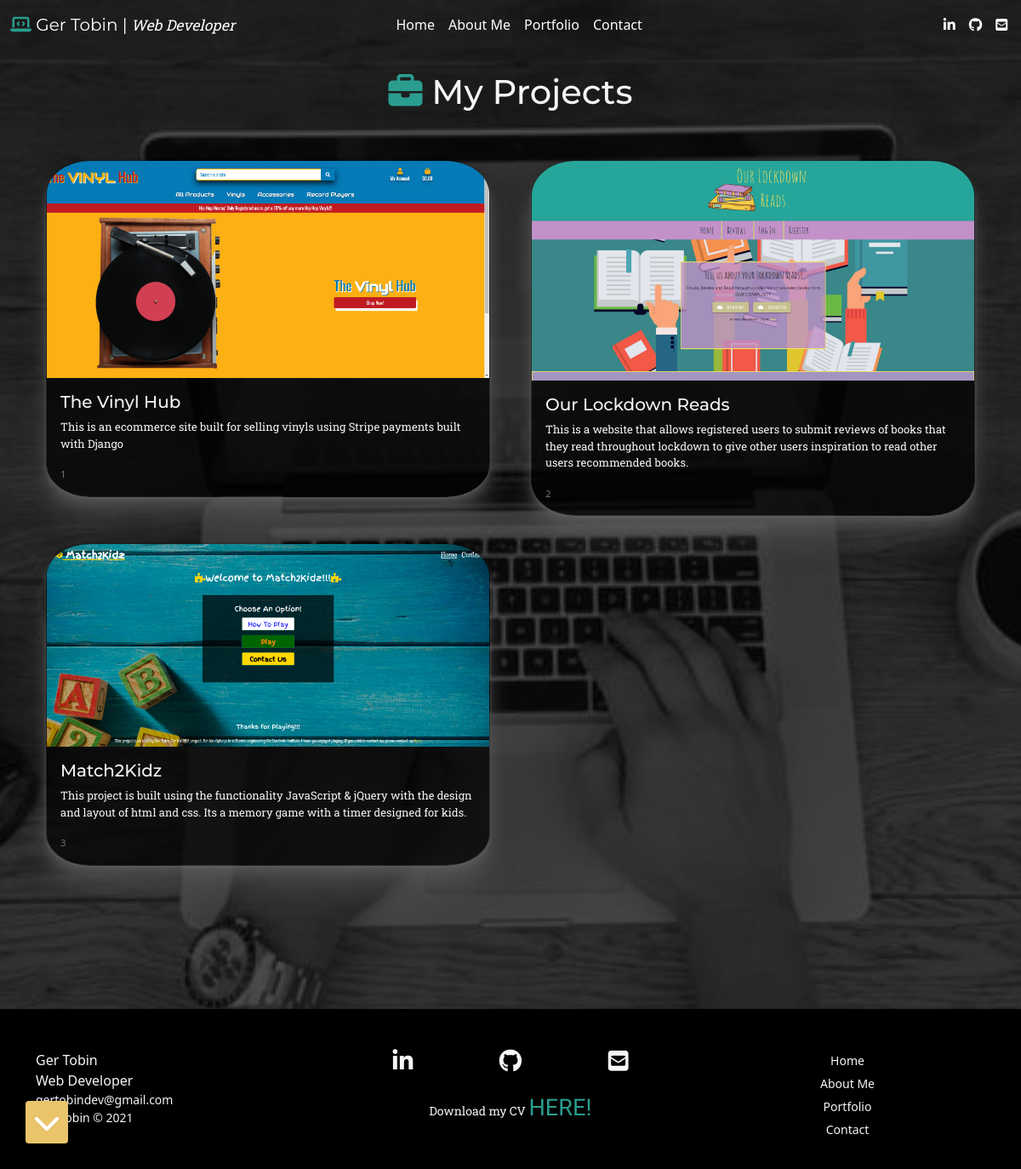
Page /portfolio/ on the earlier database version.
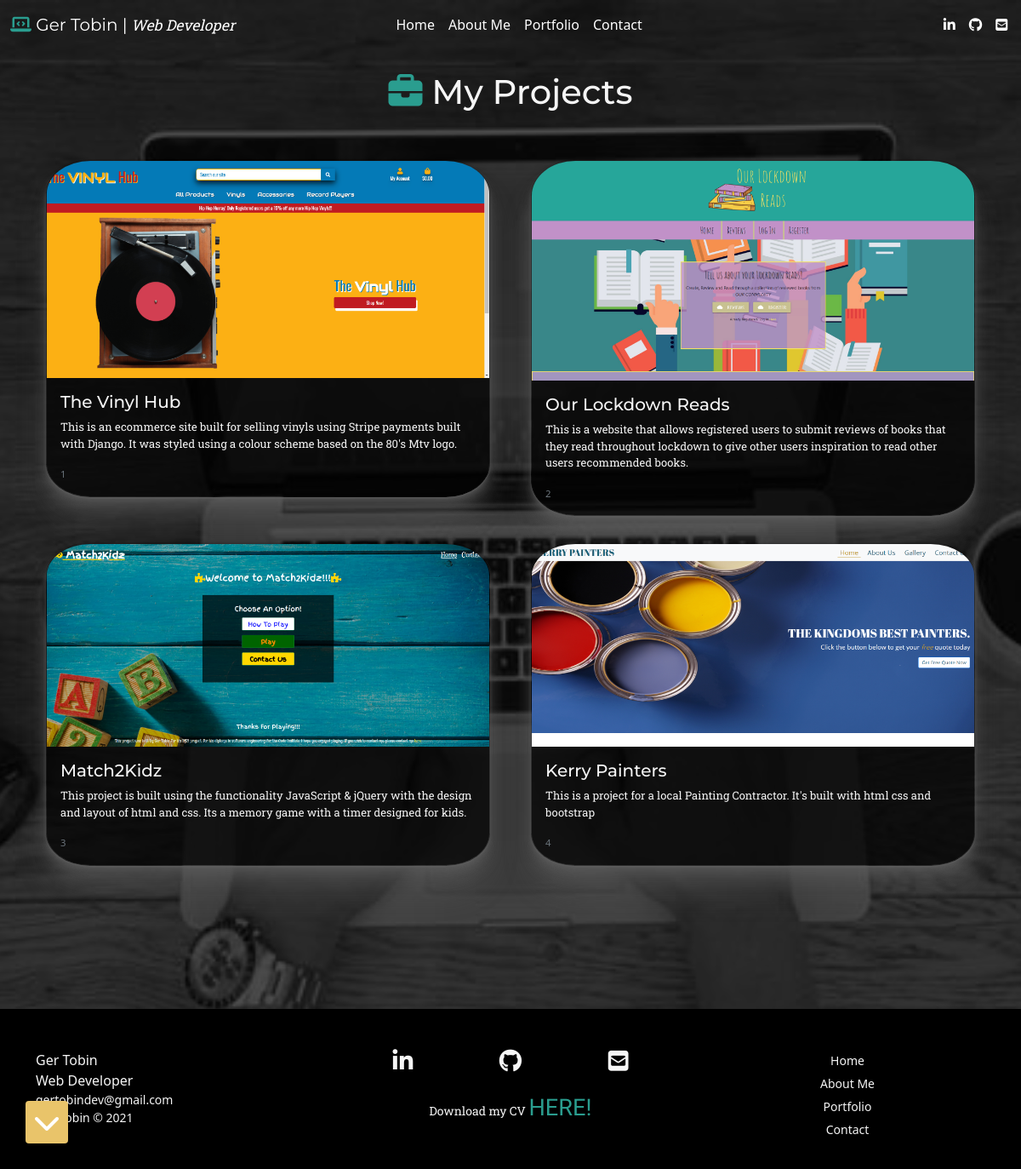
Same page on the later database version.
### portfolio/models.py (models this page shows, shortened)
class Portfolio(models.Model):
    project_name = models.CharField(max_length=254)
    project_intro = models.CharField(max_length=254,
                                     default='This is a project \
                                     completed by Ger Tobin')
    project_description = models.TextField(max_length=1000)
    technologies_used = models.CharField(max_length=254)
    project_image = models.ImageField()
    git_hub_repo = models.CharField(max_length=254,
                                    default='https://github.com/Gertobin112')
    live_site = models.CharField(max_length=254)
    """ I had to use charfield instead of genericipaddress
        as my heroku apps were throwing errors """

### portfolio/views.py (the view)
# urls.py: path('', views.portfolio_page, name='portfolio_page'),
def portfolio_page(request):
    projects = Portfolio.objects.all()
    template = "portfolio/portfolio_page.html"
    context = {
        'projects': projects
    }
    return render(request, template, context)

### portfolio/templates/portfolio/portfolio_page.html (shortened to what this page needs)
{% extends 'base.html' %}
{% block content %}
    <div class="container">
        <h1 class="my-4 text-center whitesmoke title-text"><i class="brt-grn fas fa-briefcase"></i> My Projects</h1>
        <br>
        <div class="row scroll-stop" id="project-row">
            {% for project in projects %}
                <div class="my-2 px-4 col-12 col-md-6">
                    <a href="{% url 'portfolio_details' pk=project.id %}" class="text-decoration-none">
                        <div class="shadow-6 card mb-3 bg-transparent">
                            <img src="/media/{{ project.project_image }}" class="card-img-top" alt="...">
                            <div class="card-body black-overlay">
                                <h5 class="title-text whitesmoke card-title">{{ project.project_name }}</h5>
                                <p class="card-text paragraph-text whitesmoke">{{ project.project_intro }}</p>
                                <p class="card-text"><small class="text-muted">{{ project.pk }}</small></p>
                            </div>
                        </div>
                    </a>
                </div>
            {% endfor %}
        </div>
        <br><br><br>
        <br><br><br>
    </div>
{% endblock %}

### templates/base.html (shortened to what this page needs)
<!DOCTYPE html>
<html lang="en">
{% load static %}
<head>
    {% block core_css %}
        <link href="https://cdn.jsdelivr.net/npm/bootstrap@5.0.2/dist/css/bootstrap.min.css" rel="stylesheet"
>
        <link rel="stylesheet" href="https://unpkg.com/aos@next/dist/aos.css" />
        <link rel="stylesheet" href="{% static 'css/base.css' %}" type="text/css">
    {% endblock %}
</head>
<body>
    <header class="navbar navbar-expand-lg navbar-light bg-transparent">
        <div class="container-fluid">
            <a class="navbar-brand title-text text-white w-min-33 link" href="{% url 'home' %}"><span class="brt-grn"><i
                        class="fas fa-laptop-code"></i></span>  Ger Tobin |<span
                                    class="paragraph-text"><em><small> Web
                Developer</small></em></span></a>
            <nav class="w-min-33">
                <div class="me-auto ms-auto justify-content-md-center collapse navbar-collapse" id="navbarTogglerDemo03">
                    <ul id="nav-bar-links" class="navbar-nav mb-lg-0">
                        <li class="nav-item">
                            <a class="text-white nav-link link" aria-current="page" href="{% url 'home' %}">Home</a>
                        </li>
                        <li class="nav-item d-block">
                            <a class="text-white nav-link link" href="{% url 'about_me' %}">About Me</a>
                        </li>
                        <li class="nav-item">
                            <a class="text-white nav-link link" href="{% url 'portfolio_page' %}">Portfolio</a>
                        </li>
                        <li class="nav-item">
                            <a class="text-white nav-link link" href="{% url 'contact' %}">Contact</a>
                        </li>
                    </ul>
                </div>
            </nav>
            <div class="w-min-33 collapse navbar-collapse" id="navbarTogglerDemo03">
                <ul class="navbar-nav mb-lg-0 ms-auto">
                    <li class="nav-item">
                        <a class="text-white nav-link link" aria-current="page" target="_blank"
                            href="https://www.linkedin.com/in/ger-tobin-566494200/"><i
                                class="fab fa-linkedin-in"></i></a>
                    </li>
                    <li class="nav-item">
                        <a class="text-white nav-link link" target="_blank" href="https://github.com/Gertobin11"><i
                                class="fab fa-github"></i></a>
                    </li>
                    <li class="nav-item">
                        <a class="text-white nav-link link" href="#"><i class="fas fa-envelope-square"></i></a>
                    </li>
                </ul>
            </div>
        </div>
    </header>
    {% block content %}
    {% endblock %}
    <a id="button-down"></a>
    <footer>
        <div class="pt-5 container">
            <div class="row">
                <div class="col-12 col-md-4 pb-3">
                    <ul class="text-start list-unstyled">
                        <li class="whitesmoke">Ger Tobin</li>
                        <li class="whitesmoke">Web Developer</li>
                        <li class="small whitesmoke">gertobindev@gmail.com</li>
                        <li class="small whitesmoke">Ger Tobin &copy <span id="footer-year"></span></li>
                    </ul>
                </div>
                <div class="col-12 col-md-4 pb-3">
                    <div class="row">
                        <div class="d-flex justify-content-center col-4">
                            <div class="link-wrap">
                                <a class="link whitesmoke" aria-current="page" href="#"><i class="big-font fab fa-linkedin-in"></i></a>
                            </div>
                        </div>
                        <div class="d-flex justify-content-center col-4">
                            <div class="link-wrap">
                                <a class="link whitesmoke" href="#"><i class="big-font fab fa-github"></i></a>
                            </div>
                        </div>
                        <div class="d-flex justify-content-center col-4">
                            <div class="link-wrap">
                                <a class="link whitesmoke" href="#"><i class="big-font fas fa-envelope-square"></i></a>
                            </div>
                        </div>
                        <div class="mt-3 col-12 d-flex justify-content-center">
                            <div class="link-wrap">
                                <p class="d-inline paragraph-text whitesmoke small">
                                    Download my CV <a class="big-font hand-drawn brt-grn text-decoration-none link"
                                    target="_blank" href="/media/gertobincv2021.pdf">
                                            HERE!</a>
                                </p>
                            </div>
                        </div>
                    </div>
                </div>
                <div class="col-12 col-md-4 pb-3">
                    <nav>
                        <ul id="footer-nav" class="text-center bg-transparent">
                            <li class="d-flex justify-content-center no-list-dec">
                                <div class="link-wrap"><a
                                    class="link text-decoration-none whitesmoke small"
                                    href="{% url 'home' %}">Home</a></div>
                                    </li>
                            <li class="d-flex justify-content-center no-list-dec">
                                <div class="link-wrap"><a
                                    class="link text-decoration-none whitesmoke small"
                                    href="{% url 'about_me' %}">About Me</a></div></li>
                            <li class="d-flex justify-content-center no-list-dec">
                                <div class="link-wrap"><a
                                    class="link text-decoration-none whitesmoke small"
                                    href="{% url 'portfolio_page' %}">Portfolio</a></div></li>
                            <li class="d-flex justify-content-center no-list-dec">
                                <div class="link-wrap"><a
                                    class="link text-decoration-none whitesmoke small"
                                    href="{% url 'contact' %}">Contact</a></div></li>
                        </ul>
                    </nav>
                </div>
            </div>
        </div>
    </footer>
</body>
</html>

### static/css/base.css (style rules this page uses)
* { box-sizing: border-box; }
.no-list-dec { list-style: none; }
html, body { background-image: url('../../media/coding-background.jpg'); background-position: center; background-repeat: no-repeat; background-size: cover; box-shadow:inset 0 0 0 2000px rgba(0, 0, 0, 0.7); min-height: 100vh; max-width: 100%; overflow-x: hidden; }
.black-overlay { background:rgba(0, 0, 0, 0.7); }
.title-text { font-family: 'Montserrat', sans-serif; }
.paragraph-text { font-family: 'Roboto Slab', serif; }
.hand-drawn { font-family: 'Gochi Hand', cursive; }
.brt-grn { color: #2a9d8f; }
.big-font { font-size: 1.7rem; }
.whitesmoke { color: whitesmoke; }
.w-min-33 { min-width: 33%; }
.link::after { content: ''; display: block; width: 0; height: 3px; background: #f4a261; transition: all .7s; }
.shadow-6 { box-shadow: 0 1px 1px rgba(100, 100, 100, 0.3), 0 2px 2px rgba(100, 100, 100, 0.3), 0 4px 4px rgba(100, 100, 100, 0.3), 0 8px 8px rgba(100, 100, 100, 0.3), 0 16px 16px rgba(100, 100, 100, 0.3), 0 32px 32px rgba(100, 100, 100, 0.3); }
footer { background-color: black; }
.link-wrap { max-width: fit-content; }
#button-down { display: inline-block; background-color: #e9c46a; width: 50px; height: 50px; text-align: center; border-radius: 4px; position: fixed; bottom: 30px; left: 30px; transition: background-color .3s, opacity .5s, visibility .5s; opacity: 0; visibility: hidden; z-index: 1000; text-decoration: none; }
#button-down::after { content: "\f078"; font-family: FontAwesome; font-weight: normal; font-style: normal; font-size: 2em; line-height: 50px; color: #fff; }
#button-down.show { opacity: 1; visibility: visible; }
.card { overflow: hidden; border-radius: 10%; }
.card img { transition: transform 1s ease; }
.card-text { font-size: 13px; }

Differences in the rows shown:
changed Portfolio "The Vinyl Hub": project_intro "This is an ecommerce site built for selling vinyls using Stripe payments built with Django" → "This is an ecommerce site built for selling vinyls using Stripe payments built with Django. It was styled using a colour scheme based on the 80's Mtv logo."
added Portfolio: project_image (picture), project_name "Kerry Painters", project_intro "This is a project for a local Painting Contractor. It's built with html css and bootstrap", pk "4"
